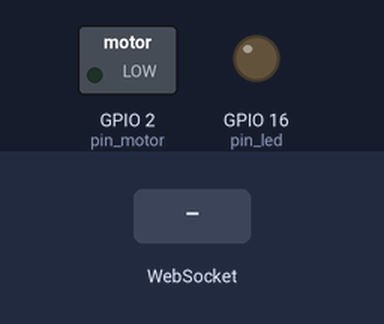
Bench run of a sketch on a simulated ESP8266 (NodeMCU). Parts: switched loads named in the sketch (green lamp = pin HIGH), output pins drawn as LEDs (lit = HIGH). The inputs (shaded band) are chosen by the test bench. WiFi joins after 1.5 s; servers stay silent unless stated; what the sketch prints to the serial monitor is not drawn.

Above: at 2.7 s.
2.8 s: WebSocket text "ToggleLed" received
4.3 s: WebSocket text "e" received
5.8 s: WebSocket text "d" received
Timing chart, 0 to 8.8 s (numbered marks = the images above; inputs shaded):
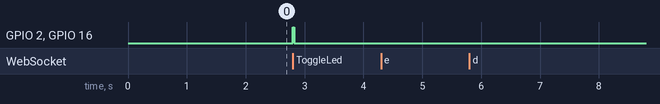

The sketch:

BC_Wifi_Workfile.ino
```cpp
#include <ESP8266WiFi.h>
#include <ESP8266WebServer.h>
#include <WebSocketsServer.h>


ESP8266WebServer server;
WebSocketsServer webSocket = WebSocketsServer(81);
uint8_t pin_led = 16;
char* ssid = "FRITZ!Box Fon WLAN 7390";
char* password = "9997637707206775";

char webpage[] PROGMEM = R"=====(
<!DOCTYPE html>
<html>
<head>
    <style type="text/css">

  .text {

    font-size: 18px;
    color:red;
    }
  p {
  box-sizing: border-box;
  width: 60%
  border-width: 10px;
  border-color: black;
  border-style: solid;
  float: center;
  }
  body {
    background-color: #F8F8F8;
    padding: 10px 0px 10px 10px;
    margin: 0px;
    }


  </style>
<title>Bottle Cat 0.1</title>
<meta name="viewport" content="width=device-width, initial-scale=1.0, user-scalable=no">
  <script>

    var Socket;
    function init()
     {
      Socket = new WebSocket('ws://' + window.location.hostname + ':81/');
      Socket.onmessage = function(event)
       {
       if (event.data == "e")
        {
        document.getElementById("start").disabled = false;
        }
       else if (event.data == "d")
        {
        document.getElementById("start").disabled = true;
        }
       else
        {
       var str = event.data;
       var tagsArray = str.split(",");
       document.getElementById("aaa").value = tagsArray[0];
       document.getElementById("bbb").value = tagsArray[1];
       document.getElementById("ddd").value = str;
       document.getElementById("slider").value = parseInt(tagsArray[0]);
        }

     }
     }

     function ledtoggle(){
      Socket.send("ToggleLed");
    }

   function motorspin(){
      Socket.send("MotorSpin");
    }
   function test(){
      Socket.send("12345");
    }
     function start(){
      Socket.send("StartMachine")
    }
  </script>

</head>
<body onload="javascript:init()">
 <p> <span class="text"> BottleCat v0.1 </span></br>
  </br>
  <div>
  <input id="slider" type="range" min="1" max="300"/>
  </div>
  </br>
  <div>
    Temperatur 1: <output type="text" id="bbb"/>
  </div></br>
 <div>
    Temperatur 2: <output type="text" id="aaa"/>
  </div>
      <hr/>
       <div>
    String-Value: <output type="text" id="ddd"/>
  </div>
      <hr/>
    <div>
 <center>  <button id="start" onclick="start()" style="height: 100px; width: 200px;">Start Maschine</button></center>
  </div>
      <div>
  <center> <button id="ledbut" onclick="motorspin()" style="height: 100px; width: 200px;">Motor Spin</button></center>
  </div>
        <div>
  <center> <button id="ledbut" onclick="ledtoggle()" style="height: 100px; width: 200px;">LED Toggle</button></center>
  </div>
        <div>
  <center> <button onclick="test()" style="height: 100px; width: 200px;">Testfunktion</button></center>
  </div></p>
</body>
</html>
)=====";
 int pin_motor = 2;
 int bottletemp;
 int testvar;
 int pulse = 0;
 char tx_to_brower[100];
 String rx_from_brower;

void setup()
{
  pinMode(pin_motor, OUTPUT);
  pinMode(pin_led, OUTPUT);
  WiFi.begin(ssid,password);
  Serial.begin(115200);
  while(WiFi.status()!=WL_CONNECTED)
  {
    Serial.print(".");
    delay(500);
  }
  Serial.println("");
  Serial.print("IP Address: ");
  Serial.println(WiFi.localIP());

  server.on("/",[](){
    server.send_P(200, "text/html", webpage);
  });
  server.begin();
  webSocket.begin();
  webSocket.onEvent(webSocketEvent);
}

void loop()
{
bottletemp = millis()/1000;
testvar = millis()/2000;
updatews();
  webSocket.loop(); // evtl mit internem timer-interrupt ansteuern
  server.handleClient();
}


void updatews(){

sprintf(tx_to_brower, "%d, %d", bottletemp, testvar);
webSocket.broadcastTXT(tx_to_brower);

  }

void webSocketEvent(uint8_t num, WStype_t type, uint8_t * payload, size_t length){
  if(type == WStype_TEXT){
    rx_from_brower = "";
   for(int i = 0; i < length; i++){
   // rx_from_brower = (rx_from_brower.concat((char) payload[i]));
   rx_from_brower += (char)payload[i];
    }
    Serial.println(rx_from_brower);

     if(payload[0] == '+'){
      uint16_t rxtemperatur = (uint16_t) strtol((const char *) &payload[1], NULL, 10);
      bottletemp = rxtemperatur; // zum löschen nach Sensoranschluss
      Serial.print("Temperatur= ");
      Serial.println(bottletemp);
    }
     else if(rx_from_brower == "StartMachine"){
      webSocket.broadcastTXT("d");
      Serial.print("Sende Temperatur= ");
     // Serial.println(blinkdelay);
      Serial.println(bottletemp);
     // String btemp = String((char*) bottletemp);
     // Serial.println(btemp);
    //  webSocket.broadcastTXT(tmp);
      Serial.println("Starte Maschine");
      delay(2000);
      Serial.println("Ende");
      webSocket.broadcastTXT("e");
    }
  else  if(rx_from_brower == "ToggleLed"){
 analogWrite(pin_led, 1024);
 digitalWrite(pin_motor, 1);
 delay(20);
 digitalWrite(pin_motor, 0);
  analogWrite(pin_led, 1);
  Serial.println("Toggle durchgeführt");
    }
 else  if(rx_from_brower == "MotorSpin"){
   Serial.println("Spin start");

 for(int i = 0; i < 500; i++){
 digitalWrite(pin_motor, 1);
 digitalWrite(pin_motor, 0);
 delay(2);
        }

        delay(50);

 for(int i = 0; i < 500; i++){
 digitalWrite(pin_motor, 1);
 digitalWrite(pin_motor, 0);
 delay(2);
        }

        delay(50);

 for(int i = 0; i < 500; i++){
 digitalWrite(pin_motor, 1);
 digitalWrite(pin_motor, 0);
 delay(2);
        }
 delay(2.5);

  for(int i = 0; i < 1000; i++){
 digitalWrite(pin_motor, 1);
  digitalWrite(pin_motor, 0);
 delay(2);
        }


 /*               for(int i = 0; i < 200; i++){
 digitalWrite(pin_motor, 1);
  digitalWrite(pin_motor, 0);
 delay(2);
        }
                for(int i = 0; i < 200; i++){
 digitalWrite(pin_motor, 1);
  digitalWrite(pin_motor, 0);
 delay(4);
        }
                for(int i = 0; i < 400; i++){
 digitalWrite(pin_motor, 1);
  digitalWrite(pin_motor, 0);
 delay(2);
        } */
  Serial.println("Spin durchgeführt");
    }
  }
}
```

Measured:
- after the input at 2.8 s, GPIO 2 (pin_motor), GPIO 16 (pin_led): LOW → HIGH at once, → LOW 0.02 s later
- after the input at 4.3 s, every drawn part: stays the same
- after the input at 5.8 s, every drawn part: stays the same
